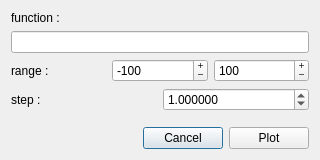
<?xml version="1.0" encoding="UTF-8"?>
<ui version="4.0">
 <class>Dialog</class>
 <widget class="QDialog" name="Dialog">
  <property name="geometry">
   <rect>
    <x>0</x>
    <y>0</y>
    <width>320</width>
    <height>160</height>
   </rect>
  </property>
  <property name="maximumSize">
   <size>
    <width>320</width>
    <height>160</height>
   </size>
  </property>
  <property name="windowTitle">
   <string>Dialog</string>
  </property>
  <property name="styleSheet">
   <string notr="true"/>
  </property>
  <layout class="QVBoxLayout" name="verticalLayout" stretch="1,4,2,0,1,0">
   <item>
    <widget class="QLabel" name="func_lab">
     <property name="text">
      <string>function :</string>
     </property>
     <property name="alignment">
      <set>Qt::AlignmentFlag::AlignBottom|Qt::AlignmentFlag::AlignLeading|Qt::AlignmentFlag::AlignLeft</set>
     </property>
    </widget>
   </item>
   <item>
    <widget class="QLineEdit" name="function"/>
   </item>
   <item>
    <layout class="QHBoxLayout" name="horizontalLayout">
     <item>
      <widget class="QLabel" name="range_lab">
       <property name="text">
        <string>range :</string>
       </property>
      </widget>
     </item>
     <item>
      <widget class="QSpinBox" name="starter">
       <property name="alignment">
        <set>Qt::AlignmentFlag::AlignLeading|Qt::AlignmentFlag::AlignLeft|Qt::AlignmentFlag::AlignVCenter</set>
       </property>
       <property name="buttonSymbols">
        <enum>QAbstractSpinBox::ButtonSymbols::PlusMinus</enum>
       </property>
       <property name="minimum">
        <number>-999999999</number>
       </property>
       <property name="maximum">
        <number>999999999</number>
       </property>
       <property name="value">
        <number>-100</number>
       </property>
      </widget>
     </item>
     <item>
      <widget class="QSpinBox" name="end">
       <property name="buttonSymbols">
        <enum>QAbstractSpinBox::ButtonSymbols::PlusMinus</enum>
       </property>
       <property name="minimum">
        <number>-999999999</number>
       </property>
       <property name="maximum">
        <number>999999999</number>
       </property>
       <property name="value">
        <number>100</number>
       </property>
      </widget>
     </item>
    </layout>
   </item>
   <item>
    <layout class="QHBoxLayout" name="horizontalLayout_3">
     <item>
      <widget class="QLabel" name="step_lab">
       <property name="text">
        <string>step :</string>
       </property>
      </widget>
     </item>
     <item>
      <widget class="QDoubleSpinBox" name="step">
       <property name="decimals">
        <number>6</number>
       </property>
       <property name="minimum">
        <double>0.000001000000000</double>
       </property>
       <property name="maximum">
        <double>9999999.000000000000000</double>
       </property>
       <property name="value">
        <double>1.000000000000000</double>
       </property>
      </widget>
     </item>
    </layout>
   </item>
   <item>
    <spacer name="verticalSpacer_2">
     <property name="orientation">
      <enum>Qt::Orientation::Vertical</enum>
     </property>
     <property name="sizeHint" stdset="0">
      <size>
       <width>20</width>
       <height>40</height>
      </size>
     </property>
    </spacer>
   </item>
   <item>
    <layout class="QHBoxLayout" name="horizontalLayout_2">
     <item>
      <spacer name="horizontalSpacer">
       <property name="orientation">
        <enum>Qt::Orientation::Horizontal</enum>
       </property>
       <property name="sizeHint" stdset="0">
        <size>
         <width>40</width>
         <height>20</height>
        </size>
       </property>
      </spacer>
     </item>
     <item>
      <widget class="QPushButton" name="cancel">
       <property name="text">
        <string>Cancel</string>
       </property>
      </widget>
     </item>
     <item>
      <widget class="QPushButton" name="plot_btn">
       <property name="text">
        <string>Plot</string>
       </property>
      </widget>
     </item>
    </layout>
   </item>
  </layout>
 </widget>
 <resources/>
 <connections/>
</ui>
